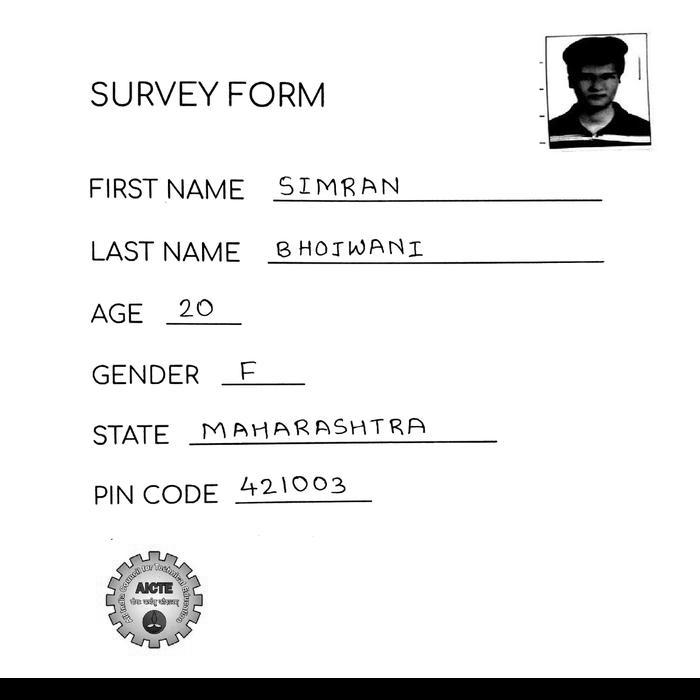
#> input picture OCRDEMO/bw_cropped.jpg, 700 x 700 px, found by its file name
$ python lineseg.py   (older library calls are emulated)
#> lines starting #> are read from the running program, lines starting #| are printed output that depends on the picture; after the words box and inside, x2 and y2 are one past the last pixel; in counts of white or black regions, pixels touching at a corner belong together
import cv2
import PIL
from PIL import Image
import numpy as np
#import image
image = cv2.imread('/home/simran/Desktop/OCRDEMO/bw_cropped.jpg')
#> image is the input picture: shape (700, 700, 3); min 0, max 255, mean 237.1
#cv2.imshow('orig',image)
#cv2.waitKey(0)

#grayscale
gray = cv2.cvtColor(image,cv2.COLOR_BGR2GRAY)
#cv2.imshow('gray',gray)
#cv2.waitKey(0)

#binary
ret,thresh = cv2.threshold(gray,127,255,cv2.THRESH_BINARY_INV)
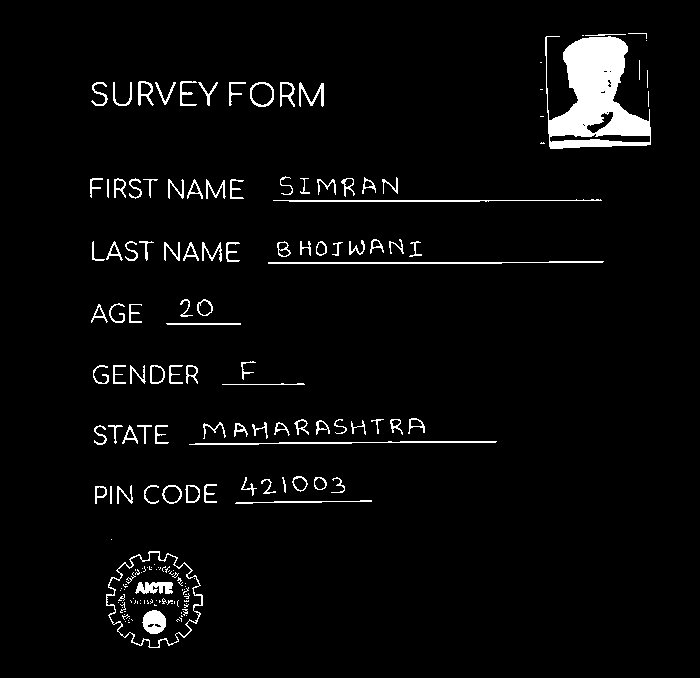
#> thresh: shape (700, 700); 6.8% white; 177 white regions (76 under 20 px), largest, box (x1, y1, x2, y2) and area: (0, 678, 700, 700) 15400, (545, 36, 651, 149) 6665, (106, 551, 203, 648) 702
#cv2.imshow('second',thresh)
#cv2.waitKey(0)

#dilation
kernel = np.ones((5,100), np.uint8)
img_dilation = cv2.dilate(thresh, kernel, iterations=1)
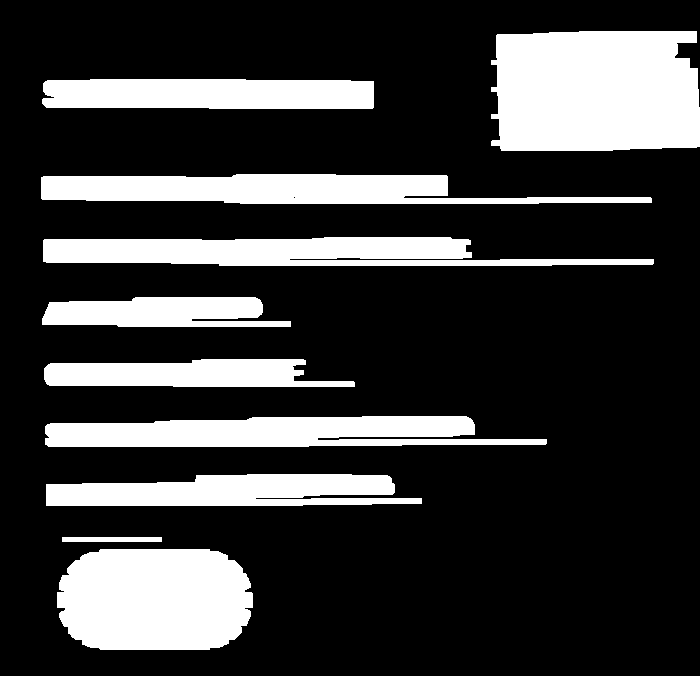
#> img_dilation: shape (700, 700); 25.8% white; 11 white regions
#cv2.imshow('dilated',img_dilation)
#cv2.waitKey(0)

#find contours
im2,ctrs, hier = cv2.findContours(img_dilation.copy(), cv2.RETR_EXTERNAL, cv2.CHAIN_APPROX_SIMPLE)
#> ctrs = 11 contours; largest, box (x1, y1, x2, y2) and area: (491, 31, 700, 151) 23164, (57, 549, 253, 650) 17254, (0, 676, 700, 700) 16077, (41, 174, 652, 204) 11522, (43, 237, 654, 266) 11394

#sort contours
sorted_ctrs = sorted(ctrs, key=lambda ctr: cv2.boundingRect(ctr)[0])
#> sorted_ctrs has the same summary as ctrs

for i, ctr in enumerate(sorted_ctrs):
    # Get bounding box
    x, y, w, h = cv2.boundingRect(ctr)
#> x = 0; y = 676; w = 700; h = 24

    # Getting ROI
    #roi = image[y:y+h, x:x+w]
    img = image[y:y+h, x:x+w]
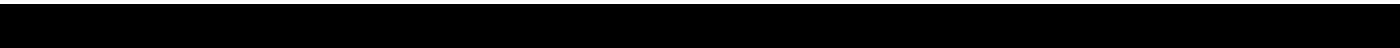
#> img: shape (24, 700, 3) (shown 2 times larger); min 0, max 255, mean 21.2
    cv2.imwrite('/home/simran/Desktop/OCRDEMO/dummy.jpg',img)
    baseheight = 50
    img = Image.open('/home/simran/Desktop/OCRDEMO/dummy.jpg')
    hpercent = (baseheight / float(img.size[1]))
#> hpercent = 2.08
    wsize = int((float(img.size[0]) * float(hpercent)))
#> wsize = 1458
    img = img.resize((wsize, baseheight), PIL.Image.ANTIALIAS)
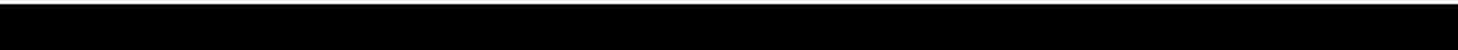
#> img: PIL image 1458x50 RGB; min 0, max 255, mean 21.1
    img.save('/home/simran/Desktop/OCRDEMO/Line_images/'+str(i)+'.jpg')
    # show ROI
    #cv2.imshow('segment no:'+str(i),roi)
    cv2.rectangle(image,(x,y),( x + w, y + h ),(0,0,255),1)
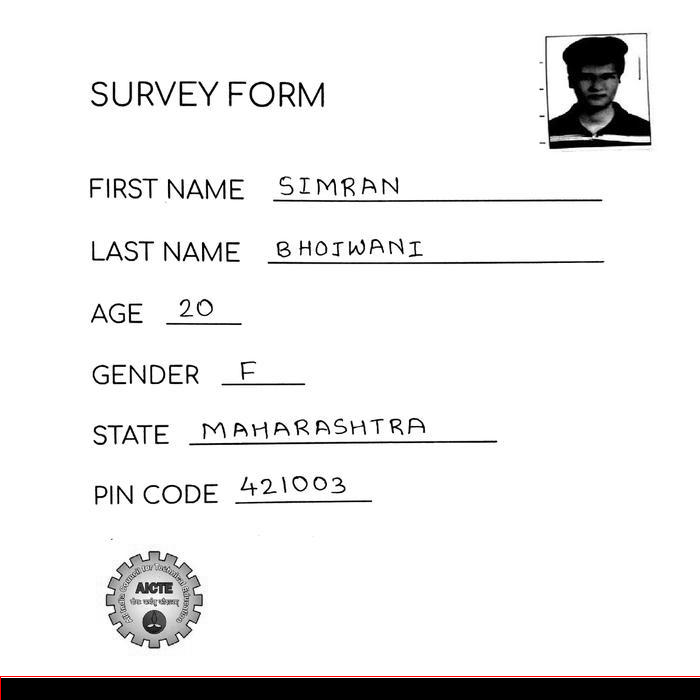
#> image: shape (700, 700, 3); 0.15% of pixels changed, all inside (x1, y1, x2, y2) = (0, 676, 700, 700)
    #cv2.waitKey(0)

cv2.imshow('marked areas',image)
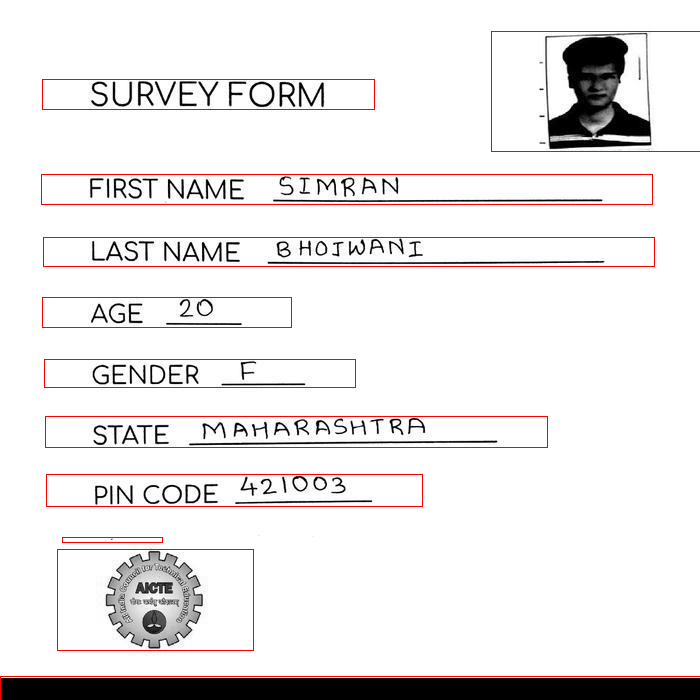
#> window 'marked areas': shape (700, 700, 3); mean B, G, R 232.7, 232.7, 237.1
cv2.waitKey(0)
